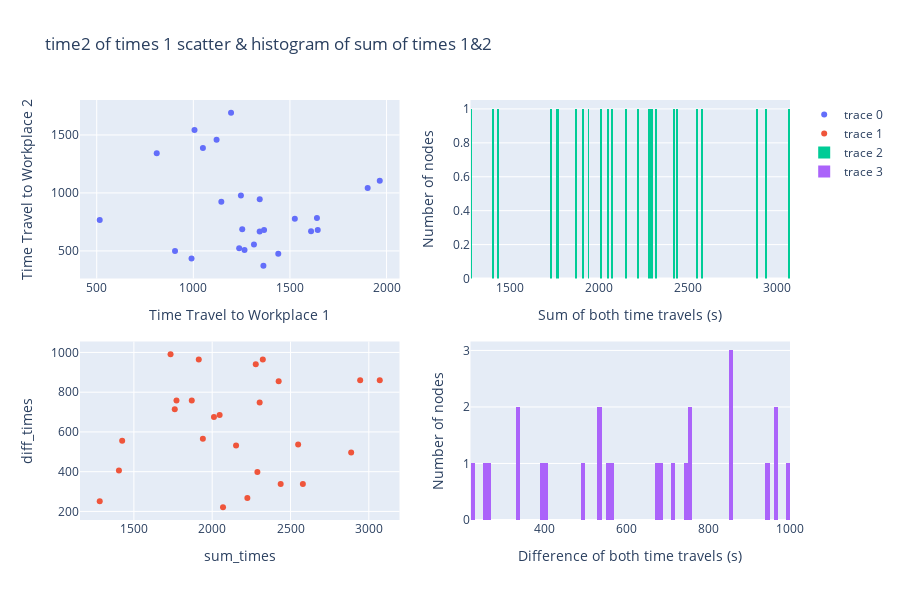

The notebook cell this image was saved under:
### Code cell
import plotly.graph_objects as go
from plotly.subplots import make_subplots

# Create a subplot with 2 rows and 1 column
fig = make_subplots(rows=2, cols=2, shared_xaxes=False, vertical_spacing=0.15)
print(len(df['sum_times']), '&', len(df['diff_times']))
# Scatter plot
scatter_trace = go.Scatter(x=df['time_to_wpl1'], y=df['time_to_wpl2'], mode='markers')
fig.add_trace(scatter_trace, row=1, col=1)
scatter_trace2 = go.Scatter(x=df['sum_times'], y=df['diff_times'], mode='markers')
fig.add_trace(scatter_trace2, row=2, col=1)

# Histogram
histogram_trace = go.Histogram(x=df['sum_times'], nbinsx=int(df['sum_times'].max() / 10) + 1)
fig.add_trace(histogram_trace, row=1, col=2)
histogram_trace2 = go.Histogram(x=df['diff_times'], nbinsx=int(df['diff_times'].max() / 10) + 1)
fig.add_trace(histogram_trace2, row=2, col=2)

# Update layout for the scatter plot
fig.update_xaxes(title_text='Time Travel to Workplace 1', row=1, col=1)
fig.update_yaxes(title_text='Time Travel to Workplace 2', row=1, col=1)

fig.update_xaxes(title_text='sum_times', row=2, col=1)
fig.update_yaxes(title_text='diff_times', row=2, col=1)

fig.update_layout(title_text='time2 of times 1 scatter & histogram of sum of times 1&2', height=600)

# Update layout for the histogram
fig.update_xaxes(title_text='Sum of both time travels (s)', row=1, col=2)
fig.update_yaxes(title_text='Number of nodes', row=1, col=2)

fig.update_xaxes(title_text='Difference of both time travels (s)', row=2, col=2)
fig.update_yaxes(title_text='Number of nodes', row=2, col=2)
# Display the combined figure
fig.show()

### Figure 1 — Plotly figure (JSON) as saved in the notebook; plotly's stock layout.template omitted (floating-point values rounded to 4 significant figures)
{"data": [{"mode": "markers", "type": "scatter", "x": [515.6, 1644.0, 1363.0, 1265, 1006.0, 1120.0, 1525.0, 1366.0, 1640.0, 1343.0, 990.7, 1253.0, 1314.0, 1609.0, 1195.0, 1902.0, 1965.0, 810.6, 1344.0, 1440.0, 1237.0, 905.3, 1246.0, 1145.0, 1050.0], "xaxis": "x", "y": [766.3, 679.3, 371.4, 507, 1543.0, 1458.0, 777.8, 681.4, 784.7, 667.9, 434.5, 687.3, 555.8, 668.9, 1692.0, 1042.0, 1105.0, 1342.0, 945.0, 474.7, 523.7, 499.2, 978.2, 924.3, 1388.0], "yaxis": "y"}, {"mode": "markers", "type": "scatter", "x": [1282.0, 2323.0, 1734.0, 1772, 2549.0, 2579.0, 2303.0, 2047.0, 2424.0, 2011.0, 1425.0, 1940.0, 1870.0, 2278.0, 2887.0, 2945.0, 3070, 2152.0, 2289.0, 1914.0, 1761.0, 1404.0, 2224.0, 2069.0, 2437.0], "xaxis": "x3", "y": [250.7, 964.5, 991.3, 758, 536.6, 338.1, 747.5, 684.7, 855.0, 675.4, 556.2, 565.8, 758.0, 940.5, 496.9, 859.8, 859.8, 531.1, 398.6, 964.9, 713.6, 406.1, 268.1, 220.6, 338.1], "yaxis": "y3"}, {"nbinsx": 308, "type": "histogram", "x": [1282.0, 2323.0, 1734.0, 1772, 2549.0, 2579.0, 2303.0, 2047.0, 2424.0, 2011.0, 1425.0, 1940.0, 1870.0, 2278.0, 2887.0, 2945.0, 3070, 2152.0, 2289.0, 1914.0, 1761.0, 1404.0, 2224.0, 2069.0, 2437.0], "xaxis": "x2", "yaxis": "y2"}, {"nbinsx": 100, "type": "histogram", "x": [250.7, 964.5, 991.3, 758, 536.6, 338.1, 747.5, 684.7, 855.0, 675.4, 556.2, 565.8, 758.0, 940.5, 496.9, 859.8, 859.8, 531.1, 398.6, 964.9, 713.6, 406.1, 268.1, 220.6, 338.1], "xaxis": "x4", "yaxis": "y4"}], "layout": {"height": 600, "title": {"text": "time2 of times 1 scatter & histogram of sum of times 1&2"}, "xaxis": {"anchor": "y", "domain": [0, 0.45], "title": {"text": "Time Travel to Workplace 1"}}, "xaxis2": {"anchor": "y2", "domain": [0.55, 1], "title": {"text": "Sum of both time travels (s)"}}, "xaxis3": {"anchor": "y3", "domain": [0, 0.45], "title": {"text": "sum_times"}}, "xaxis4": {"anchor": "y4", "domain": [0.55, 1], "title": {"text": "Difference of both time travels (s)"}}, "yaxis": {"anchor": "x", "domain": [0.575, 1], "title": {"text": "Time Travel to Workplace 2"}}, "yaxis2": {"anchor": "x2", "domain": [0.575, 1], "title": {"text": "Number of nodes"}}, "yaxis3": {"anchor": "x3", "domain": [0, 0.425], "title": {"text": "diff_times"}}, "yaxis4": {"anchor": "x4", "domain": [0, 0.425], "title": {"text": "Number of nodes"}}}}
